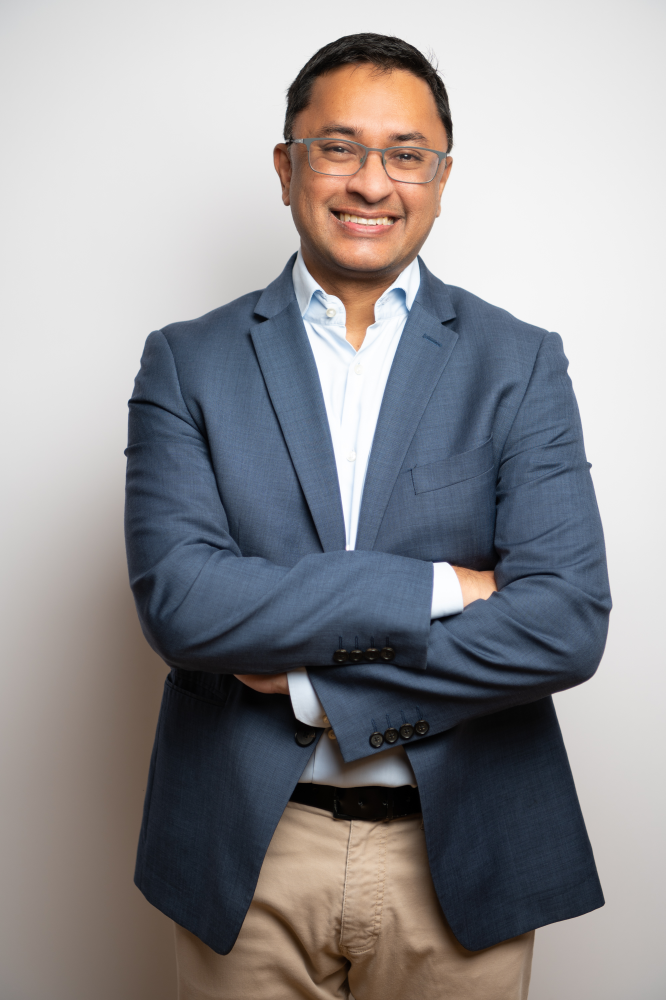
#> input picture assets/Sanzid-43-Edit.jpg, 1996 x 3000 px (shown at 1/3 size)
$ python images.py
#> lines starting #> are read from the running program, lines starting #| are printed output that depends on the picture
"""
Responsive image derivatives for the client's photography, logo and icon.

    python scripts/images.py

Reads  assets/                      (the client's delivery: photo shoot, logo masters)
       assets-source/cutouts/       (cut-out portraits from scripts/cutouts.py)
Writes src/assets/images/           (cropped WebP + JPEG sizes)
       src/assets/logo/             (logo at display sizes)
       src/assets/icons/            (favicons and app icons from the logo's symbol)

Each photo is cropped to the aspect ratio its component uses, around a focal
point, so the browser never downloads pixels it throws away. Re-run after
replacing a photo; the build copies the results into dist/.
"""

from pathlib import Path

import fitz  # PyMuPDF: renders the client's vector logo PDFs
import numpy as np
from PIL import Image, ImageOps

ROOT = Path(__file__).resolve().parent.parent
CLIENT = ROOT / "assets"
OUT = ROOT / "src" / "assets" / "images"

# name: (source file, aspect w/h, focal point x/y as 0-1, zoom, widths)
# zoom > 1 crops tighter than the largest box that fits the aspect.
PHOTOS = {
    "hero": ("Sanzid-43-Edit.jpg", 3 / 4, (0.5, 0.33), 1.0, [480, 720]),
    "home-about": ("Sanzid-123-Edit.jpg", 11 / 10, (0.52, 0.42), 1.0, [640, 960, 1260]),
    "exploring": ("Sanzid-24-Edit.jpg", 1.08, (0.42, 0.5), 1.15, [640, 960, 1240]),
    "about-wide": ("Sanzid-68-Edit.jpg", 1.43, (0.5, 0.42), 1.0, [480, 720]),
    "about-tall": ("Sanzid-102-Edit.jpg", 0.675, (0.5, 0.42), 1.0, [480, 720]),
    "about-statement": ("Sanzid-63-Edit.jpg", 0.9, (0.5, 0.3), 1.0, [600, 980]),
    "avatar": ("Sanzid-72-Edit.jpg", 1, (0.5, 0.27), 1.45, [96, 192]),
}

# Photos shot with almost no room above the head get a little more plain
# wall added on top (each column continues its own top rows), so the head
# is never trimmed when the frame is wider than the photo. Only the empty
# backdrop is extended; the person is untouched.
# name: fraction of the photo's height to add
HEADROOM = {
    "about-statement": 0.06,
}

# Masthead: the reversed logo at hero scale, rendered from the client's vector
# PDFs so it stays sharp at any size. S2_2's PDF has its plum panel baked in,
# so coverage comes from S2_1 (same artwork, transparent) and its navy letters
# take S2_2's white. Nothing is redrawn; the flame pixels are identical in both.
MASTHEAD_WIDTHS = [960, 1600, 2400]

# Cut-out portraits (backdrop removed by scripts/cutouts.py) for the home and
# contact heroes: WebP with transparency, plus one PNG for old browsers.
# name: (master in assets-source/cutouts/, widths)
CUTOUTS = {
    "cutout-home": ("home.png", [640, 960, 1397]),
    "cutout-contact": ("contact.png", [480, 760, 1100]),
}

LOGOS = {
    # file: widths. The trademarked logo is only scaled, never redrawn or recoloured.
    "ignite2flourish-logo": ("Ignite2Flourish_S2_1.png", [180, 360]),
    "ignite2flourish-logo-reversed": ("Ignite2Flourish_S2_2.png", [180, 360]),
}


def add_headroom(img, frac, sample=40):
    w, h = img.size
    pad = round(h * frac)
    wall = np.asarray(img.crop((0, 0, w, sample)), dtype=np.float32).mean(axis=0, keepdims=True)
    top = Image.fromarray(np.repeat(wall, pad, axis=0).clip(0, 255).astype(np.uint8), "RGB")
    out = Image.new("RGB", (w, h + pad))
    out.paste(top, (0, 0))
    out.paste(img, (0, pad))
    return out


def crop_to(img, aspect, focal, zoom=1.0):
    w, h = img.size
    if w / h > aspect:
        nw, nh = h * aspect, h
    else:
        nw, nh = w, w / aspect
    nw, nh = round(nw / zoom), round(nh / zoom)
    fx, fy = focal
    left = min(max(round(fx * w - nw / 2), 0), w - nw)
    top = min(max(round(fy * h - nh / 2), 0), h - nh)
    return img.crop((left, top, left + nw, top + nh))


# [65 lines left out: functions make_masthead, make_icons, not called in this run]


def main():
    OUT.mkdir(parents=True, exist_ok=True)
    for old in OUT.glob("*"):
        if old.name not in ("og-default.jpg", "world-dots.svg"):  # made by og.py and worldmap.py
            old.unlink()
    for name, (file, aspect, focal, zoom, widths) in PHOTOS.items():
        img = ImageOps.exif_transpose(Image.open(CLIENT / file)).convert("RGB")
#> img is the input picture: PIL image 1996x3000 RGB; mean R, G, B 146.9, 145.5, 148.2
        if name in HEADROOM:
            img = add_headroom(img, HEADROOM[name])
        img = crop_to(img, aspect, focal, zoom)
#> in crop_to, `return img.crop((left, top, left + nw, top + nh))`:
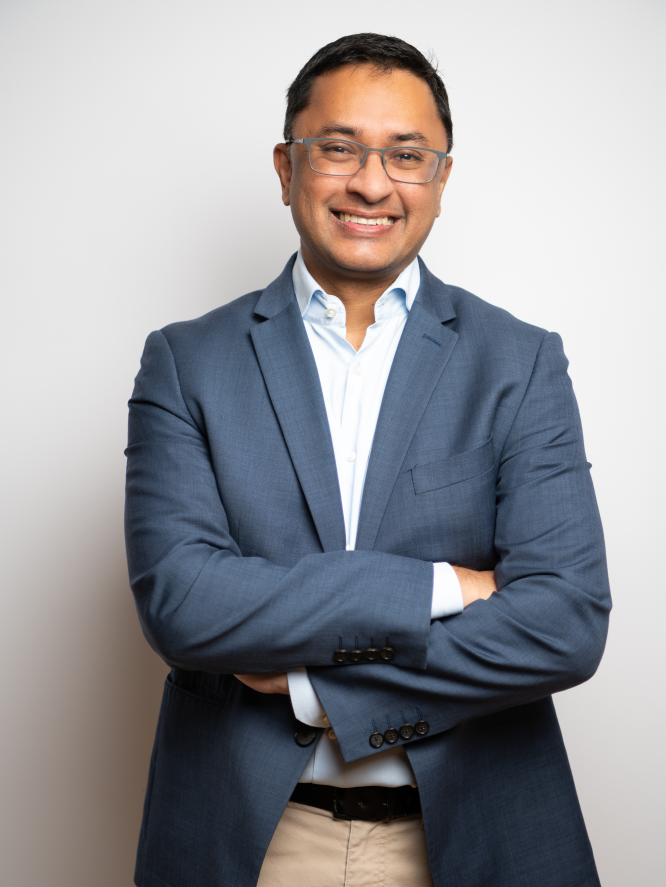
#> returned value: PIL image 1996x2661 RGB (shown at 1/3 size); mean R, G, B 150.2, 150.3, 154.5
        for w in widths:
            w = min(w, img.width)
            h = round(w / aspect)
            out = img.resize((w, h), Image.LANCZOS)
            out.save(OUT / f"{name}-{w}.webp", "WEBP", quality=80, method=6)
            out.save(OUT / f"{name}-{w}.jpg", "JPEG", quality=82, optimize=True, progressive=True)
            print(f"{name}-{w}  {w}x{h}")
#> this loop made 2 passes
#> pass 1, in main, `out = img.resize((w, h), Image.LANCZOS)`:
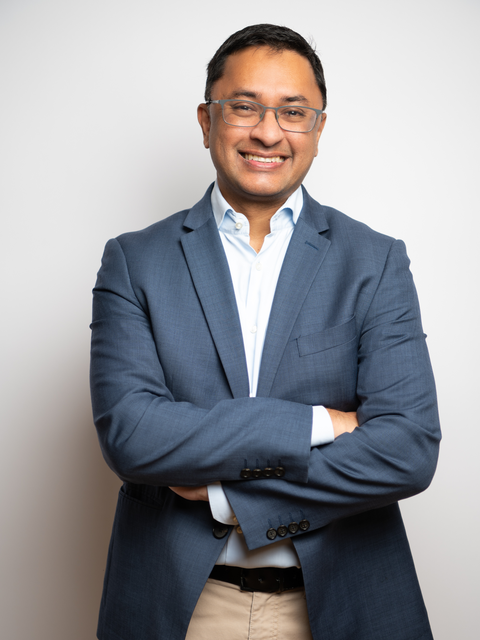
#> out: PIL image 480x640 RGB; mean R, G, B 150.2, 150.3, 154.5
#> pass 2 of the loop in main, `for name, (file, aspect, focal, zoom, widths) in PHOTOS.items():`:
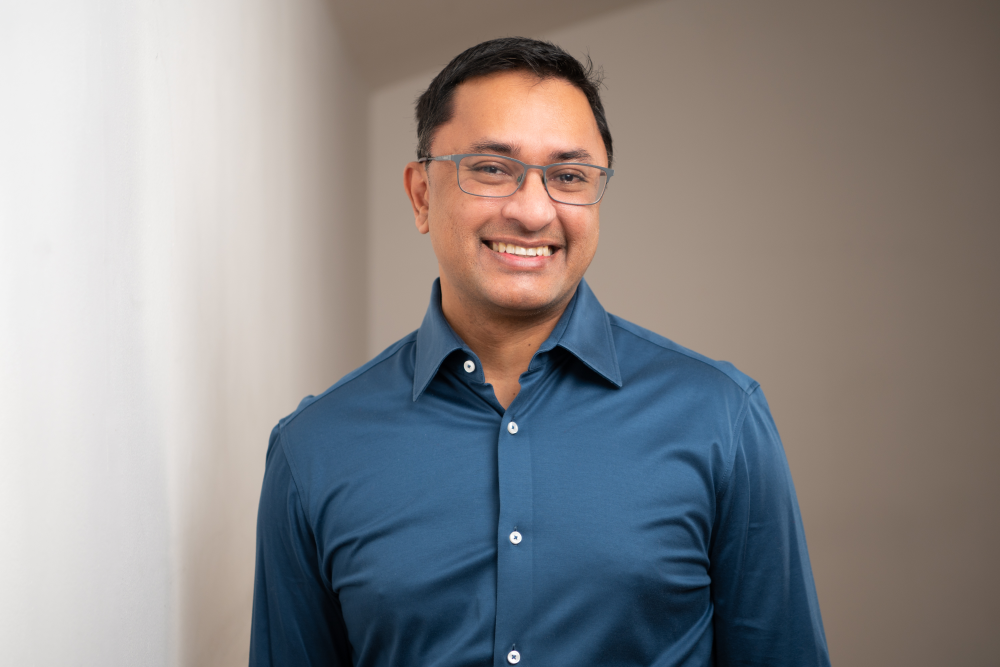
#> input picture assets/Sanzid-123-Edit.jpg, 3000 x 2000 px (shown at 1/3 size)
#> in main, img is the input picture: PIL image 3000x2000 RGB; mean R, G, B 139.9, 137.2, 137.5
#> in crop_to (call 2), `return img.crop((left, top, left + nw, top + nh))`:
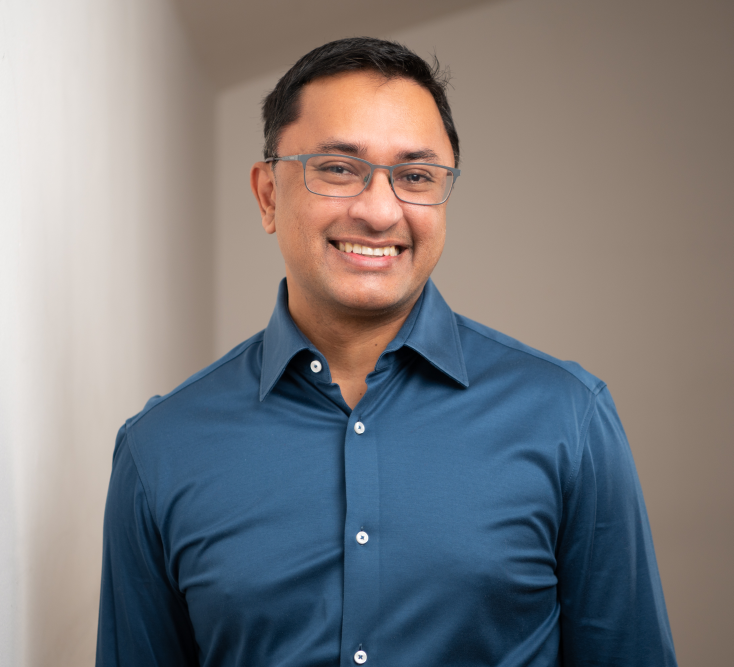
#> returned value: PIL image 2200x2000 RGB (shown at 1/3 size); mean R, G, B 125, 123.7, 125.7
#> the loop in main, `for w in widths:` made 3 passes
#> pass 1, in main, `out = img.resize((w, h), Image.LANCZOS)`:
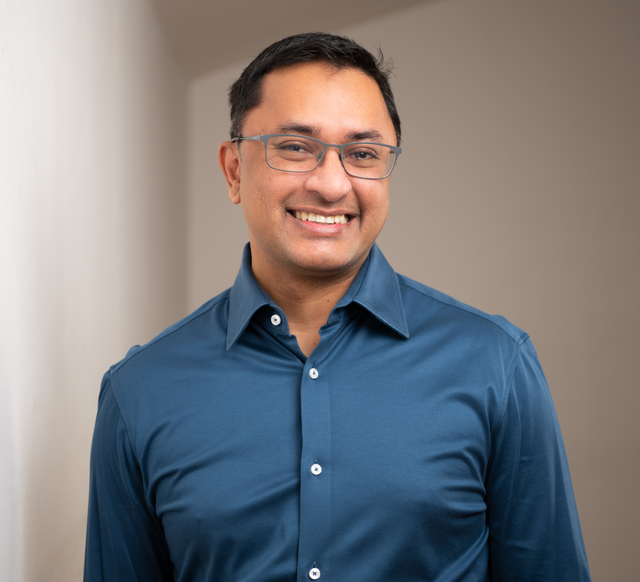
#> out: PIL image 640x582 RGB; mean R, G, B 125, 123.7, 125.7
#> pass 3 of the loop in main, `for name, (file, aspect, focal, zoom, widths) in PHOTOS.items():`:
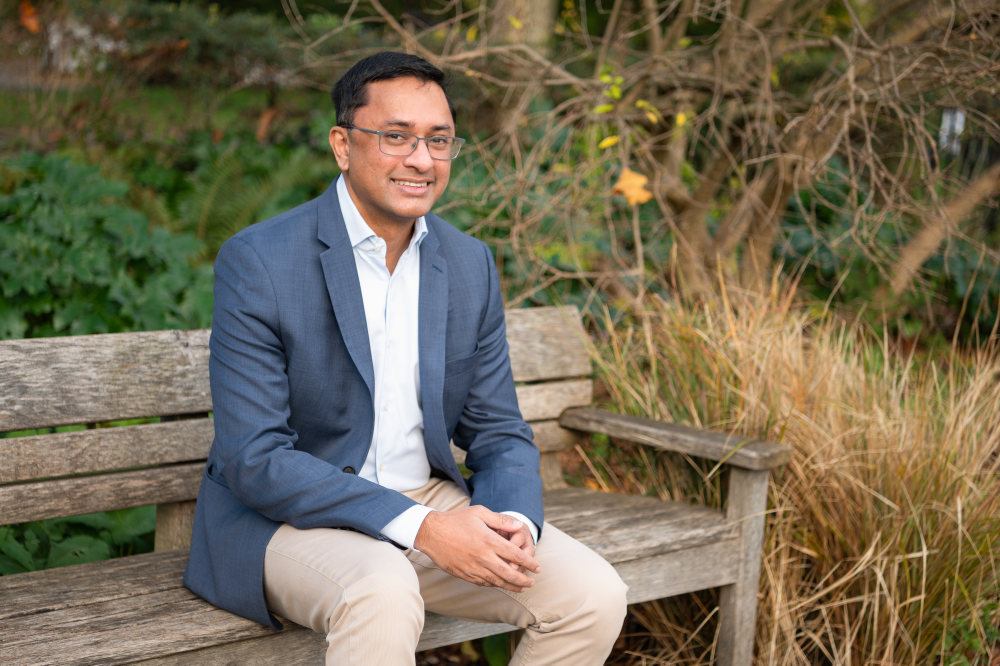
#> input picture assets/Sanzid-24-Edit.jpg, 3000 x 1996 px (shown at 1/3 size)
#> in main, img is the input picture: PIL image 3000x1996 RGB; mean R, G, B 115.3, 106.3, 84.4
#> in crop_to (call 3), `return img.crop((left, top, left + nw, top + nh))`:
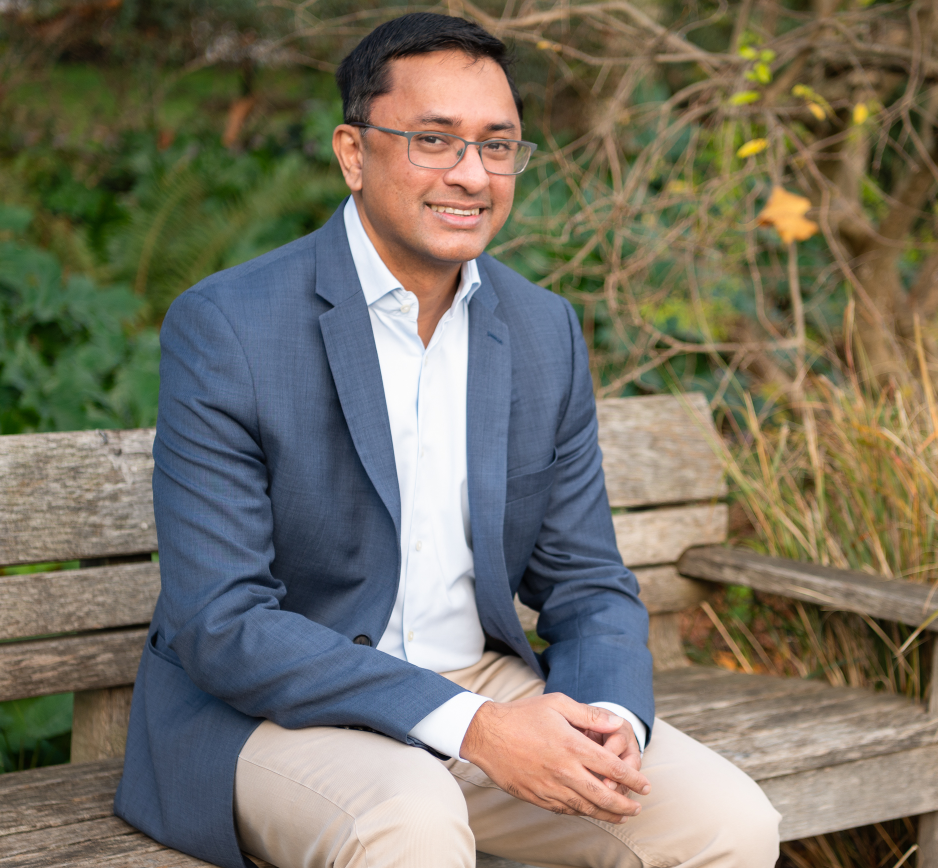
#> returned value: PIL image 1875x1736 RGB (shown at 1/2 size); mean R, G, B 118.5, 113.4, 99.3
#> the loop in main, `for w in widths:` made 3 passes
#> pass 1, in main, `out = img.resize((w, h), Image.LANCZOS)`:
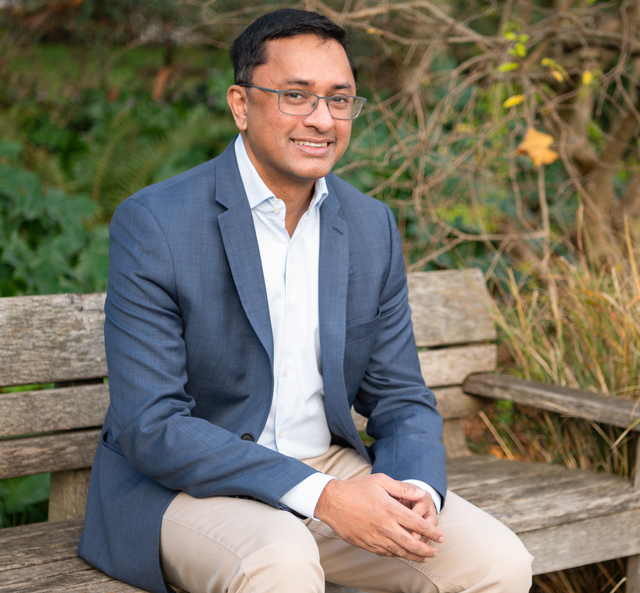
#> out: PIL image 640x593 RGB; mean R, G, B 118.5, 113.4, 99.3
#> the loop made 7 passes; the first 3 are shown

    for name, (file, widths) in CUTOUTS.items():
        img = Image.open(ROOT / "assets-source" / "cutouts" / file).convert("RGBA")
        for w in widths:
            w = min(w, img.width)
            h = round(img.height * w / img.width)
            out = img.resize((w, h), Image.LANCZOS)
            out.save(OUT / f"{name}-{w}.webp", "WEBP", quality=82, alpha_quality=90, method=6)
            if w == widths[1]:
                out.save(OUT / f"{name}-{w}.png", optimize=True)
            print(f"{name}-{w}  {w}x{h}")

    logo_dir = OUT.parent / "logo"
    logo_dir.mkdir(exist_ok=True)
    for old in logo_dir.glob("*"):
        old.unlink()
    for name, (file, widths) in LOGOS.items():
        img = Image.open(CLIENT / file).convert("RGBA")
        for w in widths:
            h = round(img.height * w / img.width)
            out = img.resize((w, h), Image.LANCZOS)
            out.save(logo_dir / f"{name}-{w}.png", optimize=True)
            out.save(logo_dir / f"{name}-{w}.webp", "WEBP", lossless=True, method=6)
            print(f"{name}-{w}  {w}x{h}")

    make_masthead(logo_dir)

    make_icons(OUT.parent / "icons")


if __name__ == "__main__":
#> (the run stopped early here; a loop or call above may not have finished)
